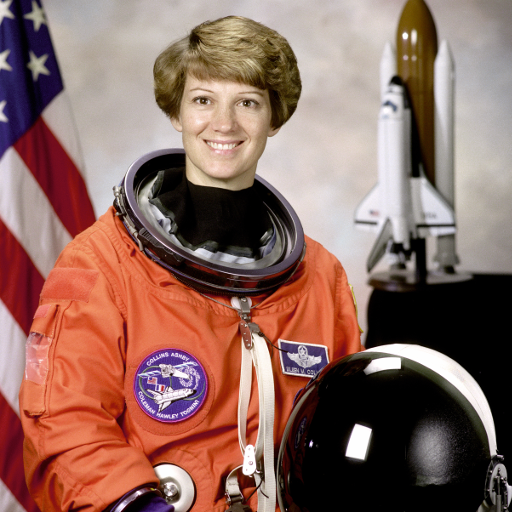
#> input picture skimage.data.astronaut(), 512 x 512 px
$ python lab5.py
#> lines starting #> are read from the running program, lines starting #| are printed output that depends on the picture
#!/usr/bin/env python3
# -*- coding: utf-8 -*-
"""
Created on Thu Mar 24 20:07:30 2022

Lab # 5: Fourier transforms and spatial filtering.
5.1 Basic operations.
5.2 Fourier series and filtering of spatial frequencies.
5.3. Relative importance of amplitude and phase of the Fourier Transform.
5.4. Spatial filtering.
    5.4.1. Sharp cut-off low-pass filter.
    5.4.2. Laplacian filter.
    5.4.3. Gaussian filter.
    5.4.4. Butterworth filters.
    5.4.5. Quasi-periodic noise filtering.
5.5. Spatial filtering in the image domain.
    5.5.1. Linear convolution kernels.
    5.5.2. The Kirsch compass kernel.
    5.5.3. Salt and Pepper noise.
    5.5.4. Roberts, Sobel and Prewitt filters.


@author: Ignacio Cordova
"""

import numpy as np
import matplotlib.pyplot as plt
import matplotlib.image as mpimg
import scipy as sp
from scipy import ndimage
from skimage.util import random_noise
import skimage.data as data
import scipy.ndimage.filters as filt
import numpy.random as random
from scipy import signal
from scipy.signal import chirp, spectrogram
from skimage.transform import resize


"""5.1 Basic operations.

Starting from an 8-bit test image, perform the following:

1. Calculate the 2D Fast Fourier Transform (FFT) using numpy.fft.fft2() and
      numpy.fft.fftshift().

2. Display the amplitude and phase of the FT. Use numpy.abs() and
numpy.angle() (real and imaginary part are not interesting. Why?)

3. Inverse Fourier transform the result (use numpy.fft.ifft2() and
numpy.fft.ifftshift()). Try to recover the original signal.

4. Note that the amplitude can take very high values at the center.
Calculate the base-10logarithm of the amplitude of the Fourier transform.
Alternatively saturate the values over a certain arbitrary threshold
(e.g. 0.1%, or 0.01% of the maximum value of the amplitude of the
 Fourier transform). Display the result.
"""

#Para hacerlo cojo una imagen en blanco y negro,
#si es en color habrá que hacerlo para cada canal


im = data.astronaut()[:,:,0]

#transformada de Fourier type= COMPLEX the "2" in fft2 indicates dim2
tf = np.fft.fftshift(np.fft.fft2(im))

#amplitude of complex number
amp = np.log10(np.abs(tf))
#phase of complex number
phi = np.angle(tf)

#inverse fourier transform indicates complex variable
#np.fft.ifft2(np.fft.ifftshift(tf)) is complex, we take amplitude
recovered = np.abs(np.fft.ifft2(np.fft.ifftshift(tf)))


plt.figure()

plt.subplot(221)
plt.title('FFT amplitude')
plt.axis('off')
plt.imshow(amp)

plt.subplot(222)
plt.title('FFT phase')
plt.axis('off')
plt.imshow(phi)

plt.subplot(223)
plt.title('Original Image')
plt.axis('off')
plt.imshow(im,cmap='gray')

plt.subplot(224)
plt.title('Recovered Image')
plt.axis('off')
plt.imshow(recovered,cmap='gray')


"""5.2 Fourier series and filtering of spatial frequencies

Using function scipy.signal.square, generate a 5Hz square wave with a sampling
frequency of 500 samples per second (see the example in the documentation of the
function). Calculate the 1D-TF (with numpy.fft.fft()and numpy.fft.fftshift())
and filter the high frequency harmonics except those that correspond to a
sinusoidal signal. Compute the inverse TF and show the result.
"""


#A 5 Hz waveform with 500 points in 1 second:
t = np.linspace(0, 1, 500, endpoint=False)
signal = signal.square(2 * np.pi * 5 * t)

sin = np.sin(2*np.pi*5*t)

signal3 = chirp(t, f0=50, f1=1, t1=1, method='linear')


# 1-dimensional Fourier Transform
tf_signal = np.fft.fftshift(np.fft.fft(signal))

#ens quedem amb l'amplitud
tf = abs(tf_signal)

tf2 = abs(np.fft.fftshift(np.fft.fft(sin)))

tf3 = abs(np.fft.fftshift(np.fft.fft(signal3)))

plt.figure()


plt.subplot(321)
plt.title('Signals')
plt.plot(signal)
plt.ylim(-2, 2)

plt.subplot(322)
plt.title('Fourier Transforms')
plt.plot(tf)

plt.subplot(323)
plt.plot(sin)

plt.subplot(324)
plt.plot(tf2)

plt.subplot(325)
plt.plot(signal3)

plt.subplot(326)
plt.plot(tf3)

#%%
"""Filttering en 2D PREGUNTA!! El filtro (mask) lo aplico solo a la amplitud a la
Transformada de Fourier con todo??? """

l = 1 #longitud
freq = 5
n = 500 #nº of samples (pixels)

#Distancia entre pixels:
t = l/n
fn = 1/2*t #cut-off frequency

#Las frecuencias accesibles irán de -fn a fn. Genero un
# "código de barras" con meshgrid (señal 2D)

x,y = np.meshgrid(np.linspace(0, l, n), np.linspace(0, l, n))
bars = sp.signal.square(2 * np.pi * freq * x)

#Hago la transformada de Fourier (OJO! AHORA ES EN 2D,
#HAY QUE PONER EL 2 EN FFT)
tf_bars = np.fft.fftshift(np.fft.fft2(bars))


#Para el filtro
filtre = np.ones([500, 500])
filtre[230:270, 230:270] = 0


"""PREGUNTA!! El filtro (mask) lo aplico solo a la amplitud a la
Transformada de Fourier con todo??? """
bars_recovered = np.abs(np.fft.ifft2(np.fft.ifftshift(filtre*tf_bars)))

filtre2 = np.zeros([500, 500])
filtre2[240:260, 240:260] = 1

"""PREGUNTA!! El filtro (mask) lo aplico solo a la amplitud a la
Transformada de Fourier con todo??? """
bars_recovered2 = np.abs(np.fft.ifft2(np.fft.ifftshift(filtre2*tf_bars)))


plt.figure()

plt.subplot(321)
plt.title('Original Image')
plt.axis('off')
plt.imshow(bars,cmap='gray')

plt.subplot(322)
plt.title('Fourier Transform')
plt.axis('off')
plt.imshow(np.abs(tf_bars),cmap='gray')

plt.subplot(323)
plt.title('Pasa altos, keeps high frequencies, loses main structure')
plt.axis('off')
plt.imshow(filtre,cmap='gray')

plt.subplot(324)
plt.title('Inverse FT ')
plt.axis('off')
plt.imshow(bars_recovered,cmap='gray')

plt.subplot(325)
plt.title('Pasa bajos, keeps low frequencies, loses detail ')
plt.axis('off')
plt.imshow(filtre2,cmap='gray')

plt.subplot(326)
plt.title('Inverse FT')
plt.axis('off')
plt.imshow(bars_recovered2,cmap='gray')


#%%

""" Otro filtering en 2D más interesante"""


#Para el filtro
filtre = np.ones([500, 500])
filtre[230:270, 230:270] = 0

filtre2 = np.zeros([500, 500])
filtre2[240:260, 240:260] = 1


im = resize(plt.imread('image.png')[:,:,0],(500,500))
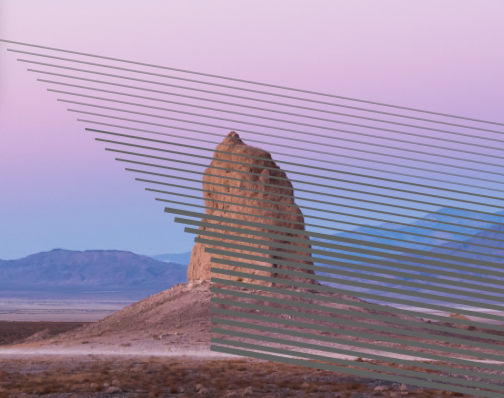
#> input picture ImageProcessingPython/Practica5/image.png, 504 x 398 px
#> im: shape (500, 500) float32; min 0.162, max 0.902, mean 0.617
tf_im = np.fft.fftshift(np.fft.fft2(im))

abs_tf_im = np.abs(tf_im)


im_recovered = np.abs(np.fft.ifft2(np.fft.ifftshift(filtre*tf_im)))
im_recovered2 = np.abs(np.fft.ifft2(np.fft.ifftshift(filtre2*tf_im)))


plt.figure()

plt.subplot(321)
plt.imshow(im,cmap='gray')
plt.title('Original Image')
plt.axis('off')

plt.subplot(322)
plt.title('FT AMPLITUDE')
plt.imshow(np.log10(np.abs(tf_im)),cmap='gray')
plt.axis('off')

plt.subplot(323)
plt.title('Pasa altos, keeps high frequencies, loses main structure')
plt.axis('off')
plt.imshow(filtre,cmap='gray')

plt.subplot(324)
plt.title('Inverse FT ')
plt.axis('off')
plt.imshow(im_recovered,cmap='gray')

plt.subplot(325)
plt.title('Pasa bajos, keeps low frequencies, loses detail ')
plt.axis('off')
plt.imshow(filtre2,cmap='gray')

plt.subplot(326)
plt.title('Inverse FT')
plt.axis('off')
plt.imshow(im_recovered2,cmap='gray')


#%%
"""
5.3. Relative importance of amplitude and phase of the
 Fourier Transform.
 """


im1 = data.astronaut()[:,:,1]
im2 = data.camera()
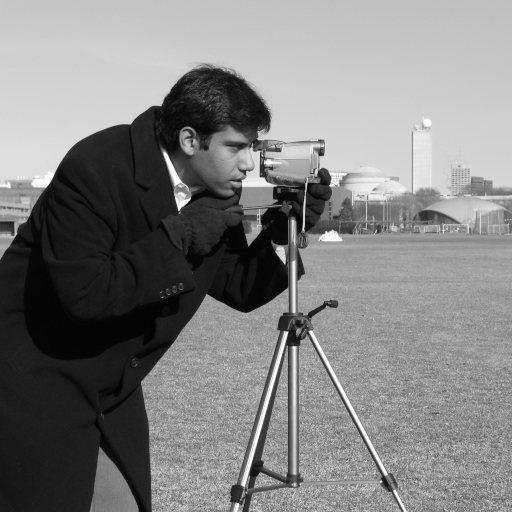
#> input picture skimage.data.camera(), 512 x 512 px
#> im2 is the input picture: shape (512, 512); min 0, max 255, mean 129.1
#1) Calculo su transformada de fourier

im1_tf = np.fft.fftshift(np.fft.fft2(im1))
im2_tf = np.fft.fftshift(np.fft.fft2(im2))

#calculo su amplitud
abs_im1_tf = np.abs(im1_tf)
abs_im2_tf = np.abs(im2_tf)

#y su fase
fase1 = np.angle(im1_tf)
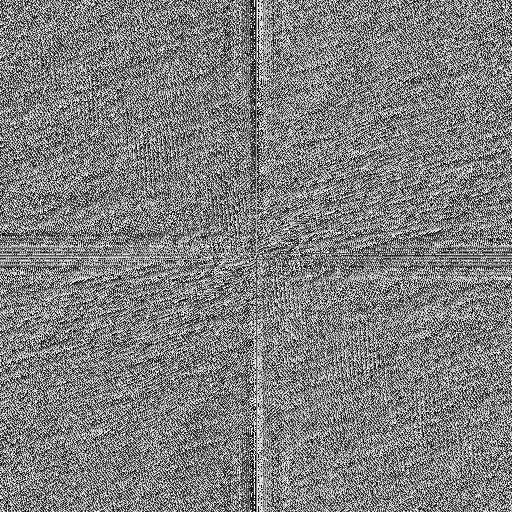
#> fase1: shape (512, 512) float64; min -3.14, max 3.14, mean 1.2e-05; drawn with min black and max white
fase2 = np.angle(im2_tf)
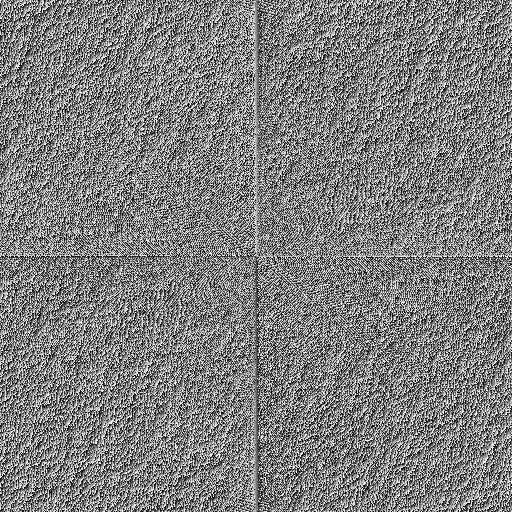
#> fase2: shape (512, 512) float64; min -3.14, max 3.14, mean 2.4e-05; drawn with min black and max white

#Intercambio sus amplitudes y sus fases
#La transformada es la amplitud por una exponencial:
swap1 = abs_im1_tf*np.exp(1j*fase2)
swap2 = abs_im2_tf*np.exp(1j*fase1)

#Hago la transformada inversa

inv_swap1 = np.abs(np.fft.ifft2(np.fft.ifftshift(swap1)))
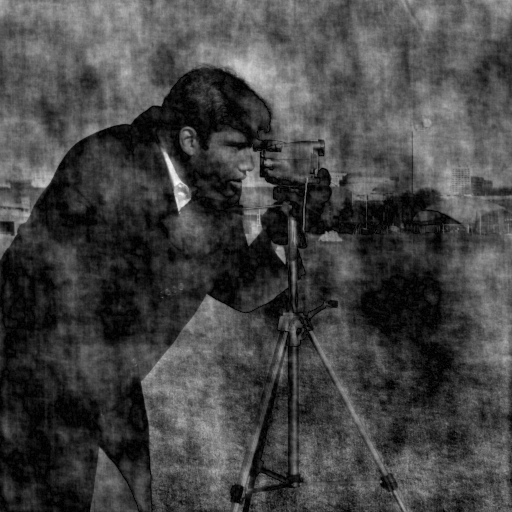
#> inv_swap1: shape (512, 512) float64; min 0.000773, max 418, mean 112.4; drawn with min black and max white
inv_swap2 = np.abs(np.fft.ifft2(np.fft.ifftshift(swap2)))
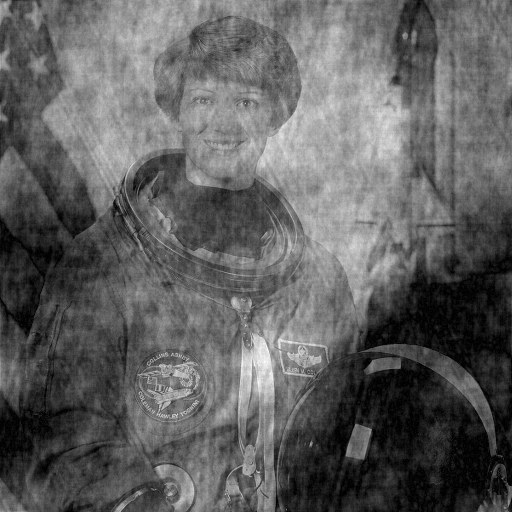
#> inv_swap2: shape (512, 512) float64; min 0.000683, max 349.6, mean 131.4; drawn with min black and max white


#Ahora calculo las fases de las imágenes originales y
#hago la FT inversa solo conla fase con amplitud = 1
fase1_only = 1*np.exp(1j*fase1)
fase2_only = 1*np.exp(1j*fase2)

inv_fase1_only= np.abs(np.fft.ifft2(np.fft.ifftshift(fase1_only)))
inv_fase2_only= np.abs(np.fft.ifft2(np.fft.ifftshift(fase2_only)))
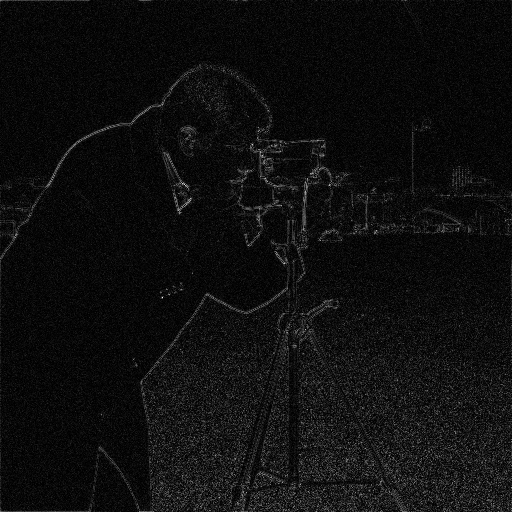
#> inv_fase2_only: shape (512, 512) float64; min 1.45e-08, max 0.0223, mean 0.00132; drawn with min black and max white

plt.figure()
plt.subplot(2,3,1, title= 'Original Astronauta')
plt.imshow(im1, cmap ='gray')
plt.subplot(2,3,3, title = 'Solo fase Astronauta (tiene mucha info!) ')
plt.imshow(inv_fase1_only, cmap='gray')
plt.subplot(2,3,2, title= 'Original Cameraman')
plt.imshow(im2, cmap ='gray')
plt.subplot(2,3,4, title= 'Solo fase cameraman (tiene mucha info!)')
plt.imshow(inv_fase2_only, cmap= 'gray')
plt.subplot(2,3,5, title= 'Im1 fase 2')
plt.imshow(inv_swap1, cmap= 'gray')
plt.subplot(2,3,6, title= 'Im2 fase 1')
plt.imshow(inv_swap2, cmap= 'gray')

#%%

"""
5.4. Spatial filtering.
    5.4.1. Sharp cut-off low-pass filter.
    5.4.2. Laplacian filter.
    5.4.3. Gaussian filter.
    5.4.4. Butterworth filters.
    5.4.5. Quasi-periodic noise filtering.


    5.4.1. Sharp cut-off low-pass filter.
"""

im = data.camera()

F = np.fft.fftshift(np.fft.fft2(im))


NP = 512
U, V = np.meshgrid(np.linspace(-1, 1, NP), np.linspace(-1, 1, NP))


radius = 0.1 # e.g.
d = np.sqrt(U * U + V * V)
Lp = d < radius


A = 50
Gf = np.exp(-A*(U * U + V * V))# set A

Lf = U * U + V * V

C1 = np.fft.ifft2(np.fft.ifftshift(F * Lp))
C2 = np.fft.ifft2(np.fft.ifftshift(F * Gf))
C3 = np.fft.ifft2(np.fft.ifftshift(F * Lf))

plt.figure(tight_layout=True,figsize=(9,9))

plt.subplot(422)
plt.imshow(im,cmap='gray')
plt.title('Original Image')
plt.axis('off')

plt.subplot(421)
plt.title('FT AMPLITUDE')
plt.imshow(np.log10(np.abs(F)),cmap='gray')
plt.axis('off')

plt.subplot(423)
plt.title('Sharp cut-off low-pass')
plt.axis('off')
plt.imshow(Lp,cmap='gray')

plt.subplot(424)
plt.title('Inverse FT ')
plt.axis('off')
plt.imshow(np.abs(C1),cmap='gray')

plt.subplot(425)
plt.title('Gaussian filter ')
plt.axis('off')
plt.imshow(Gf,cmap='gray')

plt.subplot(426)
plt.title('Inverse FT')
plt.axis('off')
plt.imshow(np.abs(C2),cmap='gray')

plt.subplot(427)
plt.title('Laplacian filter')
plt.axis('off')
plt.imshow(Lf,cmap='gray')

plt.subplot(428)
plt.title('Inverse FT')
plt.axis('off')
plt.imshow(np.abs(C3),cmap='gray')

#%%

#> (the run stopped early here; a loop or call above may not have finished)
